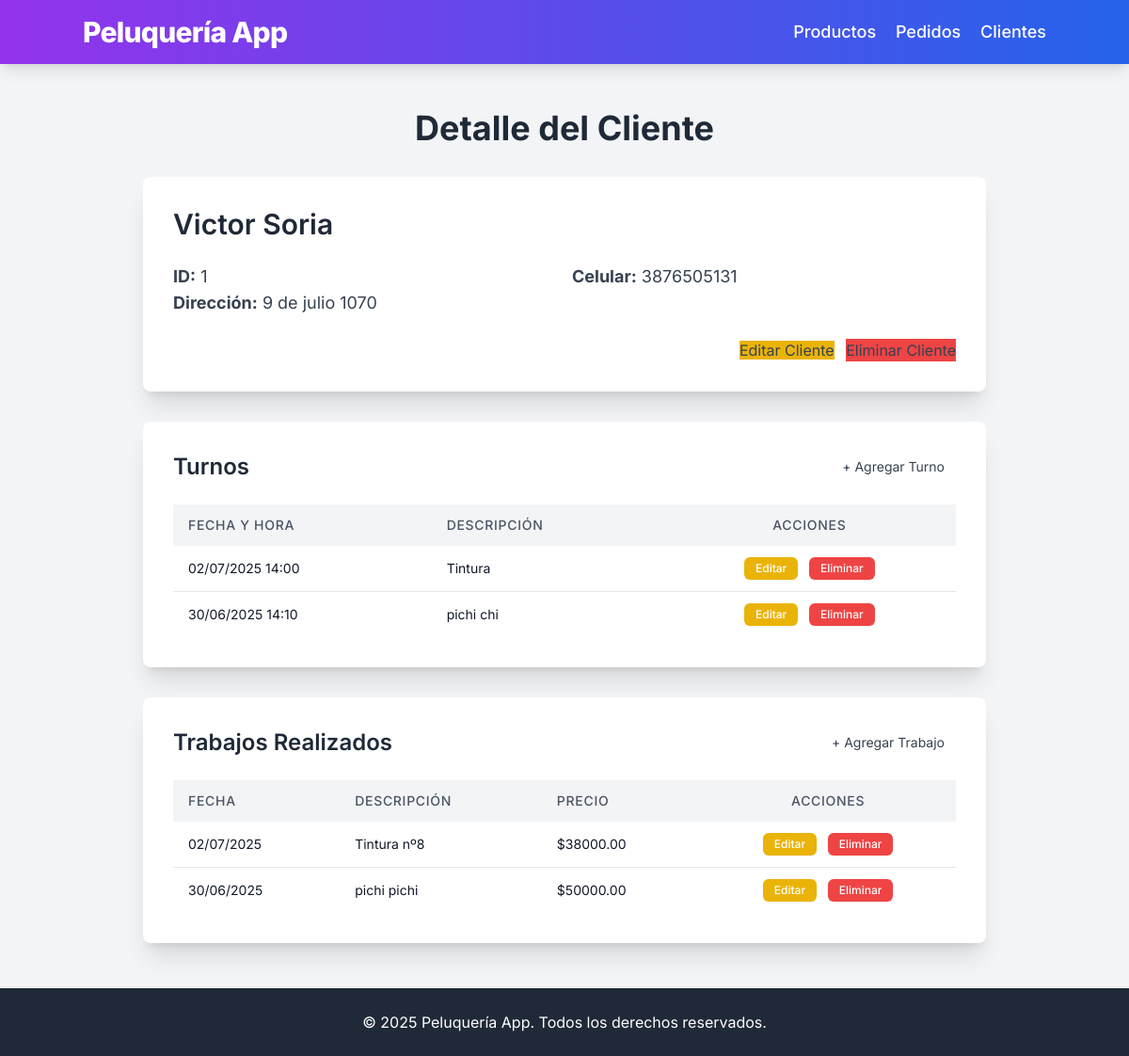
The page /clients/1 on the database its author committed.
### app/models.py (models this page shows, shortened)
class Client(db.Model):
    id = db.Column(db.Integer, primary_key=True)
    first_name = db.Column(db.String(100), nullable=False) # Nombre del cliente
    last_name = db.Column(db.String(100), nullable=False) # Apellido del cliente
    address = db.Column(db.String(255), nullable=True) # Dirección del cliente
    phone = db.Column(db.String(20), nullable=True) # Número de celular del cliente
    appointments = db.relationship('Appointment', backref='client', lazy=True, cascade="all, delete-orphan")
    services = db.relationship('Service', backref='client', lazy=True, cascade="all, delete-orphan")

class Appointment(db.Model):
    id = db.Column(db.Integer, primary_key=True)
    client_id = db.Column(db.Integer, db.ForeignKey('client.id'), nullable=False) # Cliente asociado al turno
    date_time = db.Column(db.DateTime, nullable=False) # Fecha y hora del turno
    description = db.Column(db.String(255), nullable=False) # Descripción del turno (ej: "Corte", "Tinte")

class Service(db.Model):
    id = db.Column(db.Integer, primary_key=True)
    client_id = db.Column(db.Integer, db.ForeignKey('client.id'), nullable=False) # Cliente asociado al servicio
    date = db.Column(db.Date, nullable=False, default=lambda: datetime.now(UTC).date()) # Fecha en que se realizó el servicio
    description = db.Column(db.String(255), nullable=False) # Descripción del trabajo (ej: "Corte de caballero", "Mechas")
    price = db.Column(db.Float, nullable=False) # Precio del servicio

### app/routes.py (the view)
@app.route('/clients/<int:client_id>')
def client_detail(client_id):
    client = Client.query.get_or_404(client_id)
    return render_template('client_detail.html', client=client, title=f'Detalle de {client.first_name} {client.last_name}')

### run.py (called while the page is built)
@app.context_processor
def inject_current_year():
    return {'current_year': datetime.now(UTC).year}

### app/templates/client_detail.html
{% extends 'layout.html' %}
{% block content %}
<h1 class="text-4xl font-bold text-center mb-8 text-gray-800">Detalle del Cliente</h1>
<div class="max-w-4xl mx-auto bg-white p-8 rounded-lg shadow-xl mb-8">
    <h2 class="text-3xl font-semibold mb-6 text-gray-800">{{ client.first_name }} {{ client.last_name }}</h2>
    <div class="grid grid-cols-1 md:grid-cols-2 gap-4 text-lg mb-6">
        <div>
            <p><strong class="text-gray-700">ID:</strong> {{ client.id }}</p>
            <p><strong class="text-gray-700">Dirección:</strong> {{ client.address if client.address else 'N/A' }}</p>
        </div>
        <div>
            <p><strong class="text-gray-700">Celular:</strong> {{ client.phone if client.phone else 'N/A' }}</p>
        </div>
    </div>
    <div class="text-right">
        <a href="{{ url_for('edit_client', client_id=client.id) }}" class="btn bg-yellow-500 hover:bg-yellow-600 mr-2">Editar Cliente</a>
        <form action="{{ url_for('delete_client', client_id=client.id) }}" method="post" class="inline-block" onsubmit="return confirm('¿Estás seguro de que quieres eliminar este cliente y todos sus turnos/trabajos asociados?');">
            <button type="submit" class="btn bg-red-500 hover:bg-red-600">Eliminar Cliente</button>
        </form>
    </div>
</div>
<div class="max-w-4xl mx-auto bg-white p-8 rounded-lg shadow-xl mb-8">
    <div class="flex justify-between items-center mb-6">
        <h2 class="text-2xl font-semibold text-gray-800">Turnos</h2>
        <a href="{{ url_for('add_appointment', client_id=client.id) }}" class="btn btn-green text-sm px-3 py-1.5">
            + Agregar Turno
        </a>
    </div>
    {% if client.appointments %}
    <div class="overflow-x-auto">
        <table class="min-w-full bg-white table-auto border-collapse">
            <thead class="bg-gray-100">
                <tr>
                    <th class="px-4 py-3 text-left text-sm font-medium text-gray-600 uppercase tracking-wider">Fecha y Hora</th>
                    <th class="px-4 py-3 text-left text-sm font-medium text-gray-600 uppercase tracking-wider">Descripción</th>
                    <th class="px-4 py-3 text-center text-sm font-medium text-gray-600 uppercase tracking-wider">Acciones</th>
                </tr>
            </thead>
            <tbody class="divide-y divide-gray-200">
                {% for appointment in client.appointments | sort(attribute='date_time', reverse=true) %}
                <tr class="hover:bg-gray-50 transition-colors duration-150 ease-in-out">
                    <td class="px-4 py-3 whitespace-nowrap text-sm text-gray-900">{{ appointment.date_time.strftime('%d/%m/%Y %H:%M') }}</td>
                    <td class="px-4 py-3 text-sm text-gray-900">{{ appointment.description }}</td>
                    <td class="px-4 py-3 whitespace-nowrap text-sm font-medium text-center">
                        <a href="{{ url_for('edit_appointment', client_id=client.id, appointment_id=appointment.id) }}" class="inline-block bg-yellow-500 hover:bg-yellow-600 text-white py-1 px-3 rounded-md text-xs shadow-sm transition duration-150 ease-in-out mr-2">
                            Editar
                        </a>
                        <form action="{{ url_for('delete_appointment', client_id=client.id, appointment_id=appointment.id) }}" method="post" class="inline-block" onsubmit="return confirm('¿Estás seguro de que quieres eliminar este turno?');">
                            <button type="submit" class="bg-red-500 hover:bg-red-600 text-white py-1 px-3 rounded-md text-xs shadow-sm transition duration-150 ease-in-out">
                                Eliminar
                            </button>
                        </form>
                    </td>
                </tr>
                {% endfor %}
            </tbody>
        </table>
    </div>
    {% else %}
    <p class="text-center text-gray-600 text-base">No hay turnos registrados para este cliente.</p>
    {% endif %}
</div>
<div class="max-w-4xl mx-auto bg-white p-8 rounded-lg shadow-xl">
    <div class="flex justify-between items-center mb-6">
        <h2 class="text-2xl font-semibold text-gray-800">Trabajos Realizados</h2>
        <a href="{{ url_for('add_service', client_id=client.id) }}" class="btn btn-green text-sm px-3 py-1.5">
            + Agregar Trabajo
        </a>
    </div>
    {% if client.services %}
    <div class="overflow-x-auto">
        <table class="min-w-full bg-white table-auto border-collapse">
            <thead class="bg-gray-100">
                <tr>
                    <th class="px-4 py-3 text-left text-sm font-medium text-gray-600 uppercase tracking-wider">Fecha</th>
                    <th class="px-4 py-3 text-left text-sm font-medium text-gray-600 uppercase tracking-wider">Descripción</th>
                    <th class="px-4 py-3 text-left text-sm font-medium text-gray-600 uppercase tracking-wider">Precio</th>
                    <th class="px-4 py-3 text-center text-sm font-medium text-gray-600 uppercase tracking-wider">Acciones</th>
                </tr>
            </thead>
            <tbody class="divide-y divide-gray-200">
                {% for service in client.services | sort(attribute='date', reverse=true) %}
                <tr class="hover:bg-gray-50 transition-colors duration-150 ease-in-out">
                    <td class="px-4 py-3 whitespace-nowrap text-sm text-gray-900">{{ service.date.strftime('%d/%m/%Y') }}</td>
                    <td class="px-4 py-3 text-sm text-gray-900">{{ service.description }}</td>
                    <td class="px-4 py-3 whitespace-nowrap text-sm text-gray-900">${{ "%.2f" | format(service.price) }}</td>
                    <td class="px-4 py-3 whitespace-nowrap text-sm font-medium text-center">
                        <a href="{{ url_for('edit_service', client_id=client.id, service_id=service.id) }}" class="inline-block bg-yellow-500 hover:bg-yellow-600 text-white py-1 px-3 rounded-md text-xs shadow-sm transition duration-150 ease-in-out mr-2">
                            Editar
                        </a>
                        <form action="{{ url_for('delete_service', client_id=client.id, service_id=service.id) }}" method="post" class="inline-block" onsubmit="return confirm('¿Estás seguro de que quieres eliminar este trabajo/servicio?');">
                            <button type="submit" class="bg-red-500 hover:bg-red-600 text-white py-1 px-3 rounded-md text-xs shadow-sm transition duration-150 ease-in-out">
                                Eliminar
                            </button>
                        </form>
                    </td>
                </tr>
                {% endfor %}
            </tbody>
        </table>
    </div>
    {% else %}
    <p class="text-center text-gray-600 text-base">No hay trabajos registrados para este cliente.</p>
    {% endif %}
</div>
{% endblock %}

### app/templates/layout.html (style rules this page uses)
body { font-family: 'Inter', sans-serif; background-color: #f3f4f6; color: #374151; }
button[type="submit"], .btn { @apply bg-blue-600 hover:bg-blue-700 text-white font-bold py-2 px-4 rounded-md shadow-md transition duration-200 ease-in-out; }
.btn-green { @apply bg-green-600 hover:bg-green-700; }
.table-auto th, .table-auto td { @apply px-4 py-2 border border-gray-200; }

### rows shown on the page
Client: first_name "Victor", last_name "Soria", id "1", address "9 de julio 1070", phone "3876505131"
Appointment: date_time "02/07/2025 14:00", description "Tintura"
Appointment: date_time "30/06/2025 14:10", description "pichi chi"
Service: date "02/07/2025", description "Tintura nº8", price "38000.00"
Service: date "30/06/2025", description "pichi pichi", price "50000.00"
